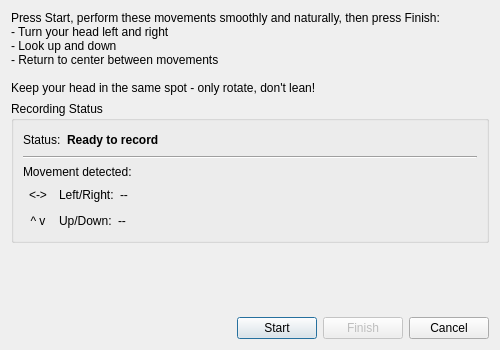
<?xml version="1.0" encoding="UTF-8"?>
<ui version="4.0">
 <class>CalibrationDialog</class>
 <widget class="QDialog" name="CalibrationDialog">
  <property name="geometry">
   <rect>
    <x>0</x>
    <y>0</y>
    <width>500</width>
    <height>350</height>
   </rect>
  </property>
  <property name="windowTitle">
   <string>Calibration - Record Movements</string>
  </property>
  <layout class="QVBoxLayout" name="verticalLayout">
   <item>
    <widget class="QLabel" name="instructionsLabel">
     <property name="text">
      <string>Press Start, perform these movements smoothly and naturally, then press Finish:
- Turn your head left and right
- Look up and down
- Return to center between movements

Keep your head in the same spot - only rotate, don't lean!</string>
     </property>
     <property name="wordWrap">
      <bool>true</bool>
     </property>
    </widget>
   </item>
   <item>
    <widget class="QGroupBox" name="feedbackGroup">
     <property name="title">
      <string>Recording Status</string>
     </property>
     <layout class="QVBoxLayout" name="verticalLayout_2">
      <item>
       <layout class="QHBoxLayout" name="statusLayout">
        <item>
         <widget class="QLabel" name="statusTextLabel">
          <property name="text">
           <string>Status:</string>
          </property>
         </widget>
        </item>
        <item>
         <widget class="QLabel" name="statusLabel">
          <property name="text">
           <string>Ready to record</string>
          </property>
          <property name="styleSheet">
           <string notr="true">font-weight: bold;</string>
          </property>
         </widget>
        </item>
        <item>
         <spacer name="horizontalSpacer">
          <property name="orientation">
           <enum>Qt::Horizontal</enum>
          </property>
          <property name="sizeHint" stdset="0">
           <size>
            <width>40</width>
            <height>20</height>
           </size>
          </property>
         </spacer>
        </item>
       </layout>
      </item>
      <item>
       <widget class="Line" name="line">
        <property name="orientation">
         <enum>Qt::Horizontal</enum>
        </property>
       </widget>
      </item>
      <item>
       <widget class="QLabel" name="coverageTextLabel">
        <property name="text">
         <string>Movement detected:</string>
        </property>
       </widget>
      </item>
      <item>
       <layout class="QHBoxLayout" name="yawLayout">
        <item>
         <widget class="QLabel" name="yawIconLabel">
          <property name="text">
           <string>&lt;-&gt;</string>
          </property>
          <property name="alignment">
           <set>Qt::AlignCenter</set>
          </property>
          <property name="minimumSize">
           <size>
            <width>30</width>
            <height>0</height>
           </size>
          </property>
         </widget>
        </item>
        <item>
         <widget class="QLabel" name="yawTextLabel">
          <property name="text">
           <string>Left/Right:</string>
          </property>
         </widget>
        </item>
        <item>
         <widget class="QLabel" name="yawStatusLabel">
          <property name="text">
           <string>--</string>
          </property>
         </widget>
        </item>
        <item>
         <spacer name="horizontalSpacer_3">
          <property name="orientation">
           <enum>Qt::Horizontal</enum>
          </property>
          <property name="sizeHint" stdset="0">
           <size>
            <width>40</width>
            <height>20</height>
           </size>
          </property>
         </spacer>
        </item>
       </layout>
      </item>
      <item>
       <layout class="QHBoxLayout" name="pitchLayout">
        <item>
         <widget class="QLabel" name="pitchIconLabel">
          <property name="text">
           <string>^ v</string>
          </property>
          <property name="alignment">
           <set>Qt::AlignCenter</set>
          </property>
          <property name="minimumSize">
           <size>
            <width>30</width>
            <height>0</height>
           </size>
          </property>
         </widget>
        </item>
        <item>
         <widget class="QLabel" name="pitchTextLabel">
          <property name="text">
           <string>Up/Down:</string>
          </property>
         </widget>
        </item>
        <item>
         <widget class="QLabel" name="pitchStatusLabel">
          <property name="text">
           <string>--</string>
          </property>
         </widget>
        </item>
        <item>
         <spacer name="horizontalSpacer_4">
          <property name="orientation">
           <enum>Qt::Horizontal</enum>
          </property>
          <property name="sizeHint" stdset="0">
           <size>
            <width>40</width>
            <height>20</height>
           </size>
          </property>
         </spacer>
        </item>
       </layout>
      </item>
     </layout>
    </widget>
   </item>
   <item>
    <spacer name="verticalSpacer">
     <property name="orientation">
      <enum>Qt::Vertical</enum>
     </property>
     <property name="sizeHint" stdset="0">
      <size>
       <width>20</width>
       <height>40</height>
      </size>
     </property>
    </spacer>
   </item>
   <item>
    <layout class="QHBoxLayout" name="buttonLayout">
     <item>
      <spacer name="horizontalSpacer_5">
       <property name="orientation">
        <enum>Qt::Horizontal</enum>
       </property>
       <property name="sizeHint" stdset="0">
        <size>
         <width>40</width>
         <height>20</height>
        </size>
       </property>
      </spacer>
     </item>
     <item>
      <widget class="QPushButton" name="startButton">
       <property name="text">
        <string>Start</string>
       </property>
       <property name="default">
        <bool>true</bool>
       </property>
      </widget>
     </item>
     <item>
      <widget class="QPushButton" name="finishButton">
       <property name="enabled">
        <bool>false</bool>
       </property>
       <property name="text">
        <string>Finish</string>
       </property>
      </widget>
     </item>
     <item>
      <widget class="QPushButton" name="cancelButton">
       <property name="text">
        <string>Cancel</string>
       </property>
      </widget>
     </item>
    </layout>
   </item>
  </layout>
 </widget>
 <resources/>
 <connections/>
</ui>
